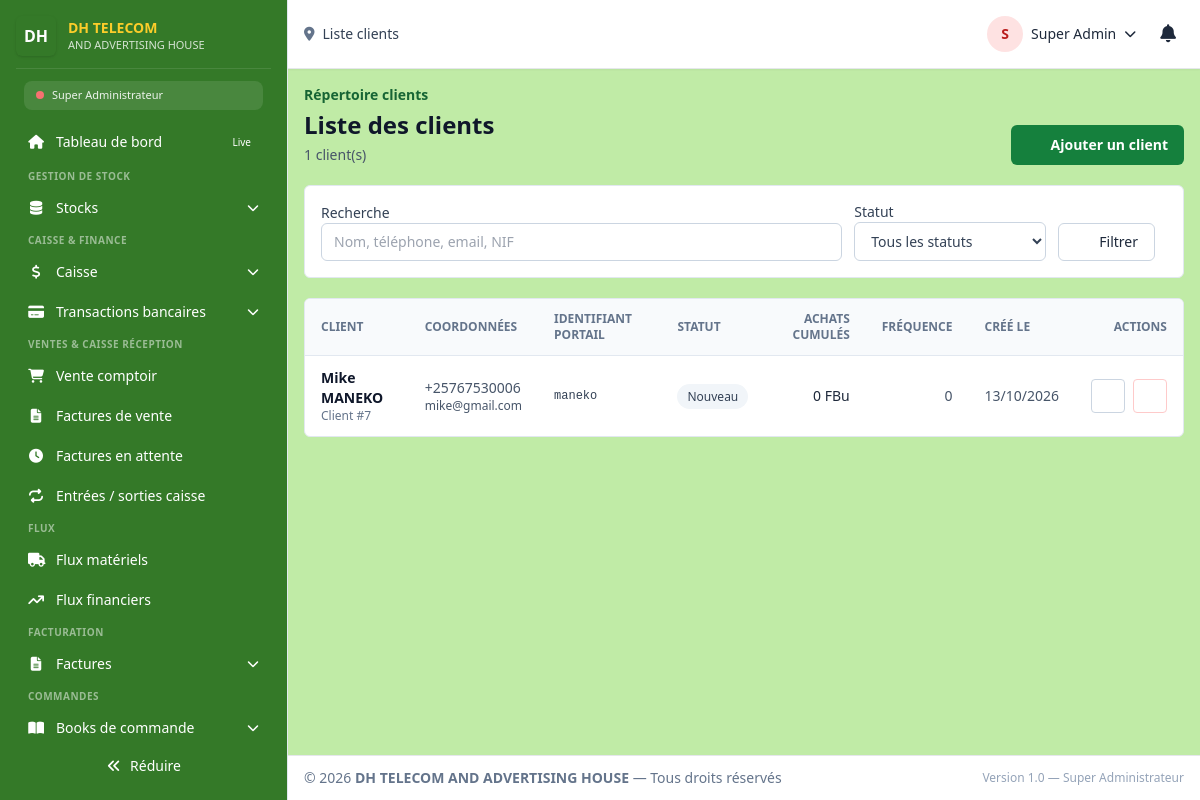
/super_admin/clients/liste (signed in), run on the app's committed database.
### tables this page shows
CREATE TABLE `users` (
  `id` int(100) NOT NULL,
  `profil` varchar(255) NOT NULL DEFAULT '',
  `user_name` varchar(255) NOT NULL,
  `password` varchar(255) NOT NULL COMMENT 'bcrypt hash',
  `secret_code` varchar(255) DEFAULT NULL,
  `category` varchar(100) DEFAULT NULL COMMENT 'Réf cat_users.category',
  `f_name` varchar(100) DEFAULT NULL,
  `l_name` varchar(100) DEFAULT NULL,
  `telephone` varchar(100) DEFAULT NULL,
  `email` varchar(100) DEFAULT NULL,
  `adress` varchar(100) NOT NULL DEFAULT '',
  `level` varchar(100) NOT NULL DEFAULT '',
  `salary` decimal(10,0) NOT NULL DEFAULT 0,
  `status` varchar(100) NOT NULL DEFAULT 'Disponible',
  `session_id` varchar(1000) NOT NULL DEFAULT '',
  `admission` date NOT NULL DEFAULT curdate(),
  `reset_token` varchar(255) DEFAULT NULL,
  `token_expiry` datetime DEFAULT current_timestamp(),
  `jwt_secret` varchar(255) DEFAULT NULL COMMENT 'Secret personnel pour JWT',
  `last_login` datetime DEFAULT NULL,
  `failed_attempts` int(11) DEFAULT 0,
  `locked_until` datetime DEFAULT NULL,
  `created_at` timestamp NOT NULL DEFAULT current_timestamp(),
  `updated_at` timestamp NOT NULL DEFAULT current_timestamp() ON UPDATE current_timestamp()
);

CREATE TABLE `partners` (
  `id` int(100) NOT NULL,
  `name` varchar(100) NOT NULL,
  `abbr` varchar(25) DEFAULT NULL,
  `category` enum('client','fournisseur') DEFAULT 'client',
  `address` varchar(1000) NOT NULL DEFAULT '',
  `phone` varchar(255) DEFAULT NULL,
  `email` varchar(255) NOT NULL DEFAULT '',
  `portal_username` varchar(100) DEFAULT NULL,
  `portal_password` varchar(255) DEFAULT NULL COMMENT 'Hash du mot de passe du portail client',
  `RC` varchar(100) NOT NULL DEFAULT '',
  `NIF` varchar(255) NOT NULL DEFAULT '',
  `profil` varchar(100) DEFAULT NULL,
  `debt_limit` bigint(10) NOT NULL DEFAULT 0,
  `debt` bigint(10) NOT NULL DEFAULT 0,
  `status_client` enum('Nouveau','Régulier','VIP') DEFAULT 'Nouveau',
  `total_achats` bigint(15) DEFAULT 0,
  `frequence_achats` int(10) DEFAULT 0,
  `dernier_achat` date DEFAULT NULL,
  `rating` int(11) DEFAULT NULL,
  `annif` varchar(10) DEFAULT NULL COMMENT 'Format JJ-MM',
  `birthday_promo_used` date DEFAULT NULL,
  `alert_debt` tinyint(1) DEFAULT 0,
  `created_at` timestamp NOT NULL DEFAULT current_timestamp(),
  `updated_at` timestamp NOT NULL DEFAULT current_timestamp() ON UPDATE current_timestamp()
);

### dash/receptionist/clients_liste.php (the view, shortened to what the rows shown need)
<?php
require_once __DIR__ . '/../../api/database.php';
$db = Database::getInstance();
$escape = static fn($value): string => htmlspecialchars((string) $value, ENT_QUOTES, 'UTF-8');
$conditions = ["category = 'client'"];
$params = [];
$where = 'WHERE ' . implode(' AND ', $conditions);
$totalClients = (int) $db->fetchColumn("SELECT COUNT(*) FROM partners $where", $params);
$page = max(1, (int) ($_GET['page'] ?? 1));
$perPage = 20;
$totalPages = max(1, (int) ceil($totalClients / $perPage));
$page = min($page, $totalPages);
$offset = ($page - 1) * $perPage;
$clients = $db->fetchAll(
    "SELECT id, name, phone, email, portal_username, status_client, total_achats, frequence_achats, created_at
     FROM partners $where
     ORDER BY name ASC, id DESC
     LIMIT $perPage OFFSET $offset",
    $params
);
?>
<section class="space-y-5">
    <header class="flex flex-col gap-3 sm:flex-row sm:items-end sm:justify-between">
        <div>
            <h1 class="mt-1 text-2xl font-bold text-slate-900">Liste des clients</h1>
        </div>
    </header>
    <div class="overflow-x-auto rounded-md border border-slate-200 bg-white">
        <table class="min-w-full divide-y divide-slate-200 text-sm">
            <thead class="bg-slate-50 text-left text-xs uppercase text-slate-500"><tr><th class="px-4 py-3">Client</th><th class="px-4 py-3">Coordonnées</th><th class="px-4 py-3">Identifiant portail</th><th class="px-4 py-3">Statut</th><th class="px-4 py-3 text-right">Achats cumulés</th><th class="px-4 py-3 text-right">Fréquence</th><th class="px-4 py-3">Créé le</th><th class="px-4 py-3 text-right">Actions</th></tr></thead>
            <tbody class="divide-y divide-slate-100">
                <?php if (!$clients): ?>
                    <tr><td colspan="8" class="px-4 py-12 text-center"><p class="font-medium text-slate-700">Aucun client trouvé</p><p class="mt-1 text-sm text-slate-500">Modifiez les filtres ou ajoutez un nouveau client.</p></td></tr>
                <?php else: foreach ($clients as $client): ?>
                    <?php $clientStatus = (string) ($client['status_client'] ?? 'Nouveau'); ?>
                    <tr class="hover:bg-slate-50">
                        <td class="px-4 py-3"><div class="font-semibold text-slate-900"><?= $escape($client['name']) ?></div><div class="text-xs text-slate-500">Client #<?= (int) $client['id'] ?></div></td>
                        <td class="px-4 py-3 text-slate-600"><div><?= $escape($client['phone'] ?: 'Téléphone non renseigné') ?></div><div class="text-xs"><?= $escape($client['email'] ?: 'Email non renseigné') ?></div></td>
                        <td class="px-4 py-3 font-mono text-xs text-slate-700"><?= $escape($client['portal_username'] ?: 'Non configuré') ?></td>
                        <td class="px-4 py-3"><span class="rounded-full px-2.5 py-1 text-xs font-medium <?= $clientStatus === 'VIP' ? 'bg-amber-100 text-amber-800' : ($clientStatus === 'Régulier' ? 'bg-blue-100 text-blue-800' : 'bg-slate-100 text-slate-700') ?>"><?= $escape($clientStatus) ?></span></td>
                        <td class="whitespace-nowrap px-4 py-3 text-right font-medium text-slate-800"><?= number_format((float) ($client['total_achats'] ?? 0), 0, ',', ' ') ?> FBu</td>
                        <td class="px-4 py-3 text-right text-slate-600"><?= number_format((int) ($client['frequence_achats'] ?? 0), 0, ',', ' ') ?></td>
                        <td class="whitespace-nowrap px-4 py-3 text-slate-600"><?= $escape(date('d/m/Y', strtotime($client['created_at']))) ?></td>
                        <td class="whitespace-nowrap px-4 py-3 text-right">
                            <div class="inline-flex items-center justify-end gap-2">
                                <?php if (userCan($user, 'clients.edit')): ?>
                                    <a href="<?= $escape(app_route_url('clients/modifier')) . '?id=' . (int) $client['id'] ?>" class="inline-flex items-center justify-center rounded border border-slate-300 p-2 text-slate-700 hover:bg-slate-100" aria-label="Modifier <?= $escape($client['name']) ?>" title="Modifier"><i data-feather="edit-2" class="h-4 w-4"></i></a>
                                <?php endif; ?>
                                <?php if (userCan($user, 'clients.delete')): ?>
                                    <form method="post" onsubmit="return confirm('Supprimer le client ' + <?= json_encode((string) $client['name'], JSON_HEX_TAG | JSON_HEX_APOS | JSON_HEX_AMP | JSON_HEX_QUOT) ?> + ' ? Cette action est définitive.');">
                                        <button type="submit" class="inline-flex items-center justify-center rounded border border-red-200 p-2 text-red-700 hover:bg-red-50" aria-label="Supprimer <?= $escape($client['name']) ?>" title="Supprimer"><i data-feather="trash-2" class="h-4 w-4"></i></button>
                                    </form>
                                <?php endif; ?>
                            </div>
                        </td>
                    </tr>
                <?php endforeach; endif; ?>
            </tbody>
        </table>
    </div>
</section>

### dash/template/layout.php (shortened to what the rows shown need)
<?php
require_once __DIR__ . "/permissions.php";
$escName   = htmlspecialchars($user["nom_complet"] ?? "Utilisateur", ENT_QUOTES, 'UTF-8');
$roleColor = getRoleColor($user["role_system"] ?? "");
$escAvatar = !empty($user["avatar"]) ? htmlspecialchars($user["avatar"], ENT_QUOTES, 'UTF-8') : null;
            ?>
<!doctype html>
<html lang="fr">
<head>
    <link rel="stylesheet"
          href="https://cdnjs.cloudflare.com/ajax/libs/font-awesome/6.5.1/css/all.min.css"
>
    <script src="https://cdn.tailwindcss.com"></script>
</head>
<body class="min-h-screen bg-[#C0EBA6] text-slate-800 antialiased">
<div id="app" class="relative flex h-screen">
    <div id="mainArea" class="w-0 min-w-0 flex-1 flex flex-col min-h-0 ml-0 lg:ml-72 anim-smooth">
        <header class="flex items-center justify-between gap-4 px-4 py-3 border-b bg-white shadow-sm">
            <div class="flex items-center gap-3">
                <div class="relative">
                    <button id="userBtn" type="button" aria-haspopup="true" aria-expanded="false"
                            class="flex items-center gap-2 p-1 rounded hover:bg-slate-100 focus:outline-none">
                        <?php if ($escAvatar): ?>
                            <img class="h-9 w-9 rounded-full object-cover" src="<?= $escAvatar ?>" alt="<?= $escName ?>">
                        <?php else: ?>
                            <span class="inline-flex h-9 w-9 rounded-full bg-<?= $roleColor ?>-100 text-<?= $roleColor ?>-700 items-center justify-center font-semibold text-sm">
                                <?= strtoupper(substr($escName, 0, 1)) ?>
                            </span>
                        <?php endif; ?>
                        <span class="hidden sm:inline text-sm font-medium"><?= $escName ?></span>
                        <i class="fa-solid fa-chevron-down text-xs"></i>
                    </button>
                </div>
            </div>
        </header>
        <main id="content" class="min-w-0 flex-1 overflow-x-hidden overflow-y-auto p-4">
            <?php
            if (isset($content) && $content !== '') {
                echo $content;
            } else {
                echo '<div class="p-4 bg-yellow-50 text-yellow-800 rounded">Aucun contenu à afficher.</div>';
            }
            ?>
        </main>
    </div>
</div>
</body>
</html>

### data on the page
users: category "S", category "Super Admin"
partners: name "Mike MANEKO", id "7", phone "+25767530006", email "mike@gmail.com", portal_username "maneko", status_client "Nouveau", total_achats "0", frequence_achats "0", created_at "13/10/2026"

### other printed values
$escRole "Super Administrateur"
$item['label'] "Tableau de bord"
$item['badge']['text'] "Live"
$section['label'] "GESTION DE STOCK"
$item['label'] "Stocks"
$section['label'] "CAISSE & FINANCE"
$item['label'] "Caisse"
$item['label'] "Transactions bancaires"
$section['label'] "VENTES & CAISSE RÉCEPTION"
$item['label'] "Vente comptoir"
$item['label'] "Factures de vente"
$item['label'] "Factures en attente"
$item['label'] "Entrées / sorties caisse"
$section['label'] "FLUX"
$item['label'] "Flux matériels"
